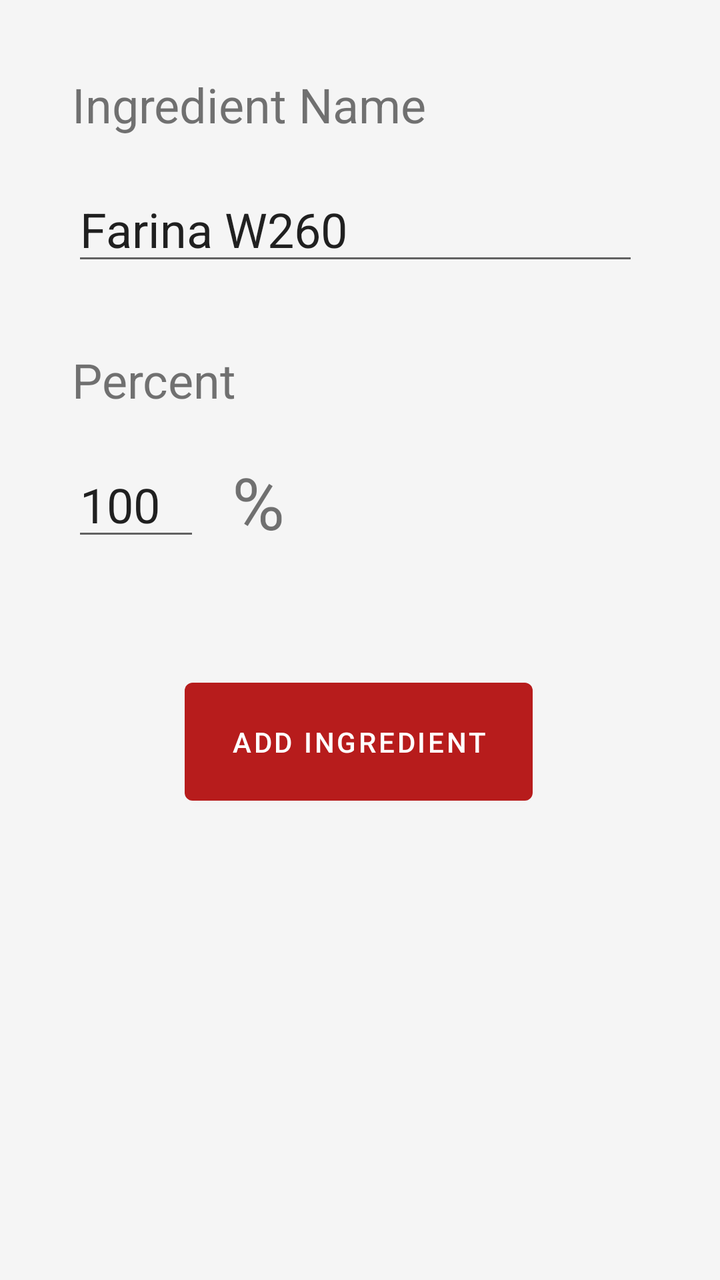
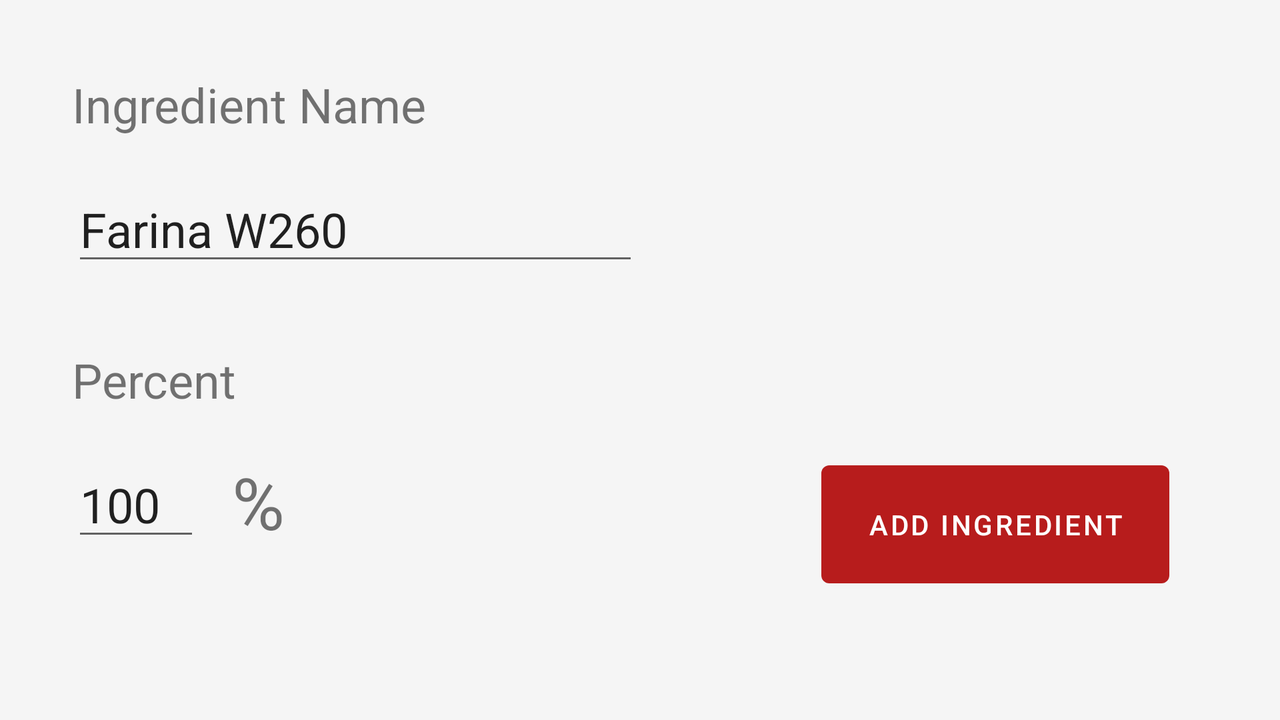

Two renders of one Android screen. The first uses the default layout on a phone; the second uses the alternative layout the repository ships for a different screen configuration, on a matching device. The two XML files are below.
<!-- AndroidManifest.xml: application theme AppTheme -->
<!-- res/layout/activity_add_ingredient.xml -->
<?xml version="1.0" encoding="utf-8"?>
<androidx.constraintlayout.widget.ConstraintLayout xmlns:android="http://schemas.android.com/apk/res/android"
    xmlns:app="http://schemas.android.com/apk/res-auto"
    xmlns:tools="http://schemas.android.com/tools"
    android:layout_width="match_parent"
    android:layout_height="match_parent"
    tools:context=".editing.AddIngredientActivity">

    <EditText
        android:id="@+id/et_ingredient_name"
        android:layout_width="wrap_content"
        android:layout_height="wrap_content"
        android:layout_marginTop="20dp"
        android:ems="10"
        android:inputType="textPersonName"
        android:textSize="24sp"
        android:hint="Ingredient name..."
        app:layout_constraintStart_toStartOf="@+id/tv_ingredient_name"
        app:layout_constraintTop_toBottomOf="@+id/tv_ingredient_name"
        tools:text="Farina W260" />

    <EditText
        android:id="@+id/et_ingredient_percent"
        android:layout_width="64dp"
        android:layout_height="wrap_content"
        android:layout_marginTop="20dp"
        android:ems="10"
        android:inputType="numberDecimal"
        android:textSize="24sp"
        app:layout_constraintStart_toStartOf="@+id/tv_ingredient_percent"
        app:layout_constraintTop_toBottomOf="@+id/tv_ingredient_percent"
        tools:text="100" />

    <TextView
        android:id="@+id/tv_ingredient_name"
        android:layout_width="wrap_content"
        android:layout_height="wrap_content"
        android:layout_marginStart="36dp"
        android:layout_marginTop="36dp"
        android:text="Ingredient Name"
        android:textSize="24sp"
        app:layout_constraintStart_toStartOf="parent"
        app:layout_constraintTop_toTopOf="parent" />

    <TextView
        android:id="@+id/tv_ingredient_percent"
        android:layout_width="wrap_content"
        android:layout_height="wrap_content"
        android:layout_marginTop="36dp"
        android:text="Percent"
        android:textSize="24sp"
        app:layout_constraintStart_toStartOf="@+id/et_ingredient_name"
        app:layout_constraintTop_toBottomOf="@+id/et_ingredient_name" />

    <TextView
        android:id="@+id/tv_percent_symbol"
        android:layout_width="wrap_content"
        android:layout_height="wrap_content"
        android:layout_marginStart="16dp"
        android:text="%"
        android:textSize="36sp"
        app:layout_constraintBottom_toBottomOf="@+id/et_ingredient_percent"
        app:layout_constraintStart_toEndOf="@+id/et_ingredient_percent"
        app:layout_constraintTop_toTopOf="@+id/et_ingredient_percent" />

    <Button
        android:id="@+id/btn_add_ingredient"
        android:layout_width="174dp"
        android:layout_height="71dp"
        android:layout_marginStart="8dp"
        android:layout_marginTop="60dp"
        android:layout_marginEnd="8dp"
        android:text="Add Ingredient"
        app:layout_constraintEnd_toEndOf="parent"
        app:layout_constraintHorizontal_bias="0.497"
        app:layout_constraintStart_toStartOf="parent"
        app:layout_constraintTop_toBottomOf="@+id/et_ingredient_percent" />

</androidx.constraintlayout.widget.ConstraintLayout>
<!-- resources referenced by this layout -->
<resources>
  <style name="AppTheme" parent="Theme.MaterialComponents.DayNight.DarkActionBar">
          
          <item name="colorPrimary">@color/colorPrimary</item>
          <item name="colorPrimaryDark">@color/colorPrimaryDark</item>
          <item name="colorAccent">@color/colorAccent</item>
          <item name="colorOnPrimary">@color/colorOnPrimary</item>
          <item name="colorSecondary">@color/colorSecondary</item>
          <item name="colorSurface">@color/colorSurface</item>
          <item name="android:windowBackground">@color/colorBackground</item>
      </style>
  <color name="colorPrimary">#b71c1c</color>
  <color name="colorPrimaryDark">#7f0000</color>
  <color name="colorAccent">#f05545</color>
  <color name="colorOnPrimary">#ffffff</color>
  <color name="colorSecondary">#f05545</color>
  <color name="colorSurface">#ffffff</color>
  <color name="colorBackground">#f5f5f5</color>
</resources>
<!-- res/layout-land/activity_add_ingredient.xml (the repository's variant of the layout above) -->
<!-- drawn on the phone turned sideways -->
<?xml version="1.0" encoding="utf-8"?>
<androidx.constraintlayout.widget.ConstraintLayout xmlns:android="http://schemas.android.com/apk/res/android"
    xmlns:app="http://schemas.android.com/apk/res-auto"
    xmlns:tools="http://schemas.android.com/tools"
    android:layout_width="match_parent"
    android:layout_height="match_parent"
    tools:context=".editing.AddIngredientActivity">

    <EditText
        android:id="@+id/et_ingredient_name"
        android:layout_width="wrap_content"
        android:layout_height="wrap_content"
        android:layout_marginTop="20dp"
        android:ems="10"
        android:inputType="textPersonName"
        android:textSize="24sp"
        android:hint="Ingredient name..."
        app:layout_constraintStart_toStartOf="@+id/tv_ingredient_name"
        app:layout_constraintTop_toBottomOf="@+id/tv_ingredient_name"
        tools:text="Farina W260" />

    <EditText
        android:id="@+id/et_ingredient_percent"
        android:layout_width="64dp"
        android:layout_height="wrap_content"
        android:layout_marginTop="20dp"
        android:ems="10"
        android:inputType="numberDecimal"
        android:textSize="24sp"
        app:layout_constraintStart_toStartOf="@+id/tv_ingredient_percent"
        app:layout_constraintTop_toBottomOf="@+id/tv_ingredient_percent"
        tools:text="100" />

    <TextView
        android:id="@+id/tv_ingredient_name"
        android:layout_width="wrap_content"
        android:layout_height="wrap_content"
        android:layout_marginStart="36dp"
        android:layout_marginTop="36dp"
        android:text="Ingredient Name"
        android:textSize="24sp"
        app:layout_constraintStart_toStartOf="parent"
        app:layout_constraintTop_toTopOf="parent" />

    <TextView
        android:id="@+id/tv_ingredient_percent"
        android:layout_width="wrap_content"
        android:layout_height="wrap_content"
        android:layout_marginTop="36dp"
        android:text="Percent"
        android:textSize="24sp"
        app:layout_constraintStart_toStartOf="@+id/et_ingredient_name"
        app:layout_constraintTop_toBottomOf="@+id/et_ingredient_name" />

    <TextView
        android:id="@+id/tv_percent_symbol"
        android:layout_width="wrap_content"
        android:layout_height="wrap_content"
        android:layout_marginStart="16dp"
        android:text="%"
        android:textSize="36sp"
        app:layout_constraintBottom_toBottomOf="@+id/et_ingredient_percent"
        app:layout_constraintStart_toEndOf="@+id/et_ingredient_percent"
        app:layout_constraintTop_toTopOf="@+id/et_ingredient_percent" />

    <Button
        android:id="@+id/btn_add_ingredient"
        android:layout_width="174dp"
        android:layout_height="71dp"
        android:layout_marginStart="8dp"
        android:layout_marginEnd="8dp"
        android:layout_marginBottom="8dp"
        android:text="Add Ingredient"
        app:layout_constraintBottom_toBottomOf="parent"
        app:layout_constraintEnd_toEndOf="parent"
        app:layout_constraintHorizontal_bias="0.846"
        app:layout_constraintStart_toEndOf="@+id/tv_percent_symbol"
        app:layout_constraintTop_toTopOf="@+id/tv_percent_symbol"
        app:layout_constraintVertical_bias="0.0" />

</androidx.constraintlayout.widget.ConstraintLayout>
